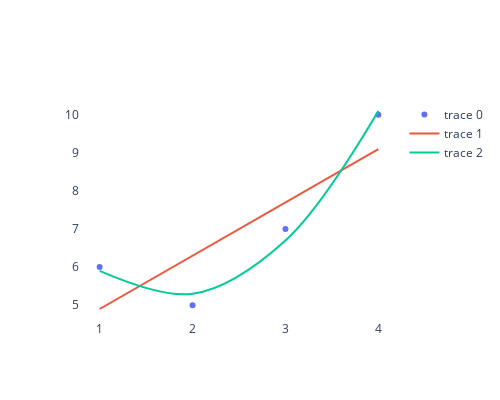

This figure's notebook cell:
### Code cell
p1 = go.Figure()
p1.add_trace(go.Scatter(x=exData.X, y=exData.Y,
                    mode='markers'
                    ))
p1.add_trace(go.Scatter(x=exData.X, y=exData.yhat,
                    mode='lines',
                    line_shape='linear'
                    ))
p1.add_trace(go.Scatter(x=exData.X, y=exData.poly1,
                    mode='lines',
                    line_shape='spline'
                    ))
p1.update_layout(autosize = False, width = 500, height = 400, 
                 plot_bgcolor = '#FFFFFF')

p1.show()

### Figure 1 — Plotly figure (JSON) as saved in the notebook; plotly's stock layout.template omitted (floating-point values rounded to 4 significant figures)
{"data": [{"mode": "markers", "type": "scatter", "x": [1, 2, 3, 4], "y": [6, 5, 7, 10]}, {"line": {"shape": "linear"}, "mode": "lines", "type": "scatter", "x": [1, 2, 3, 4], "y": [4.9, 6.3, 7.7, 9.1]}, {"line": {"shape": "spline"}, "mode": "lines", "type": "scatter", "x": [1, 2, 3, 4], "y": [5.9, 5.3, 6.7, 10.1]}], "layout": {"autosize": false, "height": 400, "plot_bgcolor": "#FFFFFF", "width": 500}}
